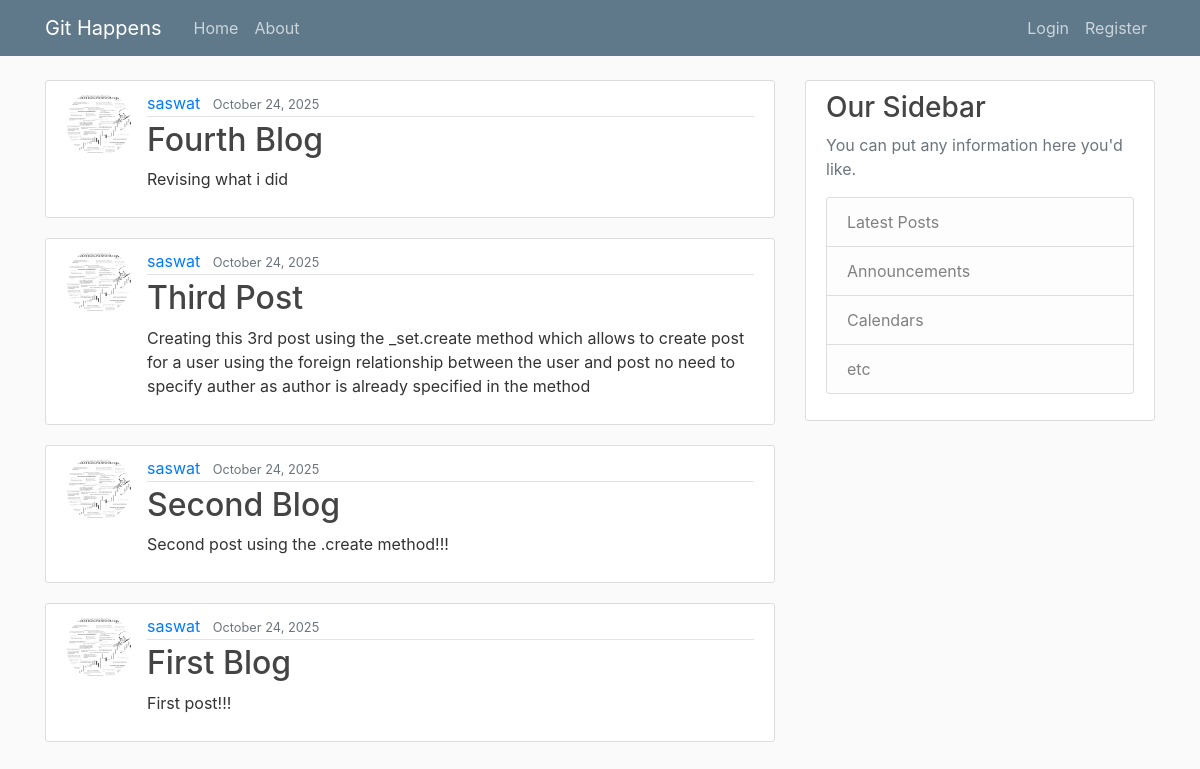
/, run on an earlier commit of the app's database.
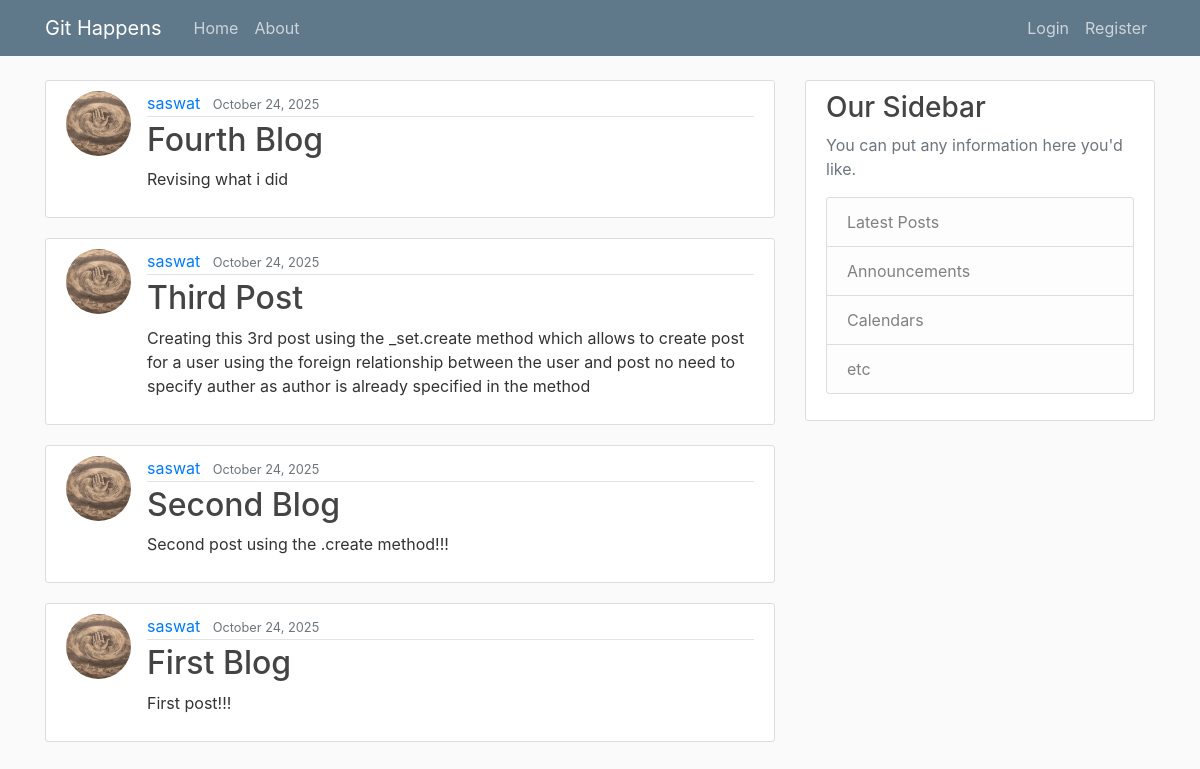
And on a later commit of the database.
### blog/models.py (models this page shows, shortened)
class Post(models.Model):
    title =models.CharField(max_length=100)
    content=models.TextField()
    date_posted=models.DateTimeField(default=timezone.now)
    author= models.ForeignKey(User,on_delete=models.CASCADE) #what cascade does is when you delete the user, it deletes all its relative data, posts and etc.

### users/models.py (models this page shows, shortened)
class Profile(models.Model): # Create a Profile model that extends the existing User model (inheritance)
    user=models.OneToOneField(User, on_delete=models.CASCADE)  # Creating a one-to-one relationship with the User model
    image=models.ImageField(default='default.jpg',upload_to="profile_picture") # Add an image field for profile pictures

### blog/views.py (the view)
# urls.py: path('', PostListView.as_view(), name='blog-home'),
class PostListView(ListView):
    model=Post #tells the class what model to query for the listview
    template_name='blog/home.html'
    context_object_name='posts'
    ordering=['-date_posted'] #auto arranges the objects by date_posted in ascendiing order, for descending, put minus in front of date_posted
    paginate_by=5

### blog/templates/blog/home.html
{%extends "blog/base.html"%}
{%block content%}
    {% for post in posts %}
    <article class="media content-section">
      <img class="rounded-circle article-img"  src="{{post.author.profile.image.url}}">
        <div class="media-body">
          <div class="article-metadata">
            <a class="mr-2" href="#">{{ post.author }}</a>
            <small class="text-muted">{{ post.date_posted|date:"F d, Y" }}</small>
          </div>
          <h2><a class="article-title" href="{% url 'post-detail' post.id%}">{{ post.title }}</a></h2>
          <p class="article-content">{{ post.content }}</p>
        </div>
      </article>
    {% endfor %}
{%endblock content%}

What changed in the data, as far as the page shows it:
changed through a linked row, Post "Fourth Blog": author.profile.image: a different picture
changed through a linked row, Post "Third Post": author.profile.image: a different picture
changed through a linked row, Post "Second Blog": author.profile.image: a different picture
changed through a linked row, Post "First Blog": author.profile.image: a different picture
